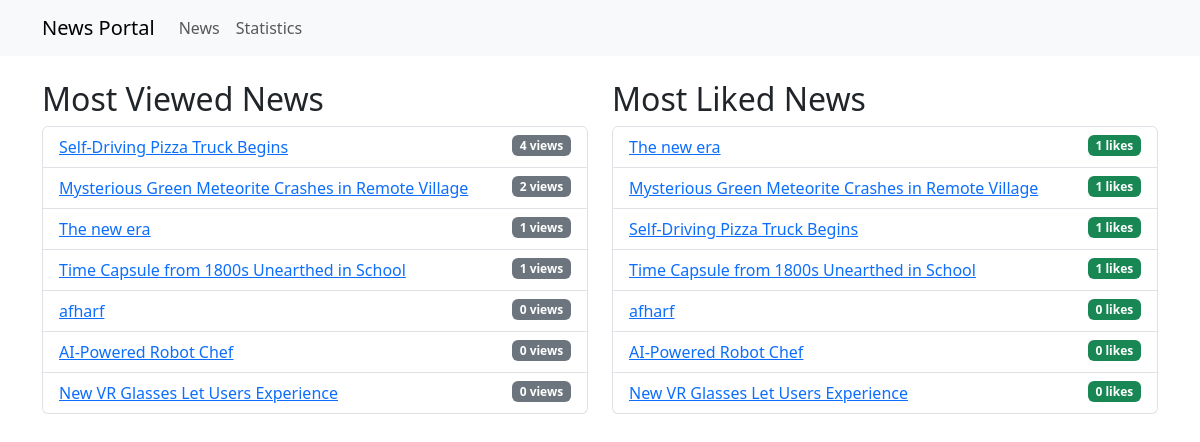
The app's page /news/statistics/ with its own data.
### base/models.py (models this page shows, shortened)
class News(models.Model):
    title = models.CharField(max_length=200)
    content = models.TextField()
    image = models.ImageField(upload_to='news_images/', blank=True, null=True)
    tags = models.ManyToManyField(Tag, related_name='news')
    views = models.PositiveIntegerField(default=0)
    created_at = models.DateTimeField(default=timezone.now)
    updated_at = models.DateTimeField(auto_now=True)
    def get_absolute_url(self):
        return reverse('news-detail', args=[str(self.id)])

### base/views.py (the view)
# urls.py: path('news/statistics/', views.news_statistics, name='news-statistics'),
def news_statistics(request):
    most_viewed = News.objects.order_by('-views')[:10]
    most_liked = News.objects.annotate(likes_count=models.Count('likes')).order_by('-likes_count')[:10]
    return render(request, 'statistics.html', {
        'most_viewed': most_viewed,
        'most_liked': most_liked
    })

### base/templates/statistics.html
{% extends 'base.html' %}
{% block content %}
<div class="row">
    <div class="col-md-6">
        <h2>Most Viewed News</h2>
        <ul class="list-group">
            {% for news in most_viewed %}
            <li class="list-group-item">
                <a href="{{ news.get_absolute_url }}">{{ news.title }}</a>
                <span class="badge bg-secondary float-end">{{ news.views }} views</span>
            </li>
            {% endfor %}
        </ul>
    </div>
    <div class="col-md-6">
        <h2>Most Liked News</h2>
        <ul class="list-group">
            {% for news in most_liked %}
            <li class="list-group-item">
                <a href="{{ news.get_absolute_url }}">{{ news.title }}</a>
                <span class="badge bg-success float-end">{{ news.likes.count }} likes</span>
            </li>
            {% endfor %}
        </ul>
    </div>
</div>
{% endblock %}

### records on screen
News: title "Self-Driving Pizza Truck Begins", views "4", likes.count "1"
News: title "Mysterious Green Meteorite Crashes in Remote Village", views "2", likes.count "1"
News: title "The new era", views "1", likes.count "1"
News: title "Time Capsule from 1800s Unearthed in School", views "1", likes.count "1"
News: title "afharf", views "0", likes.count "0"
News: title "AI-Powered Robot Chef", views "0", likes.count "0"
News: title "New VR Glasses Let Users Experience", views "0", likes.count "0"
